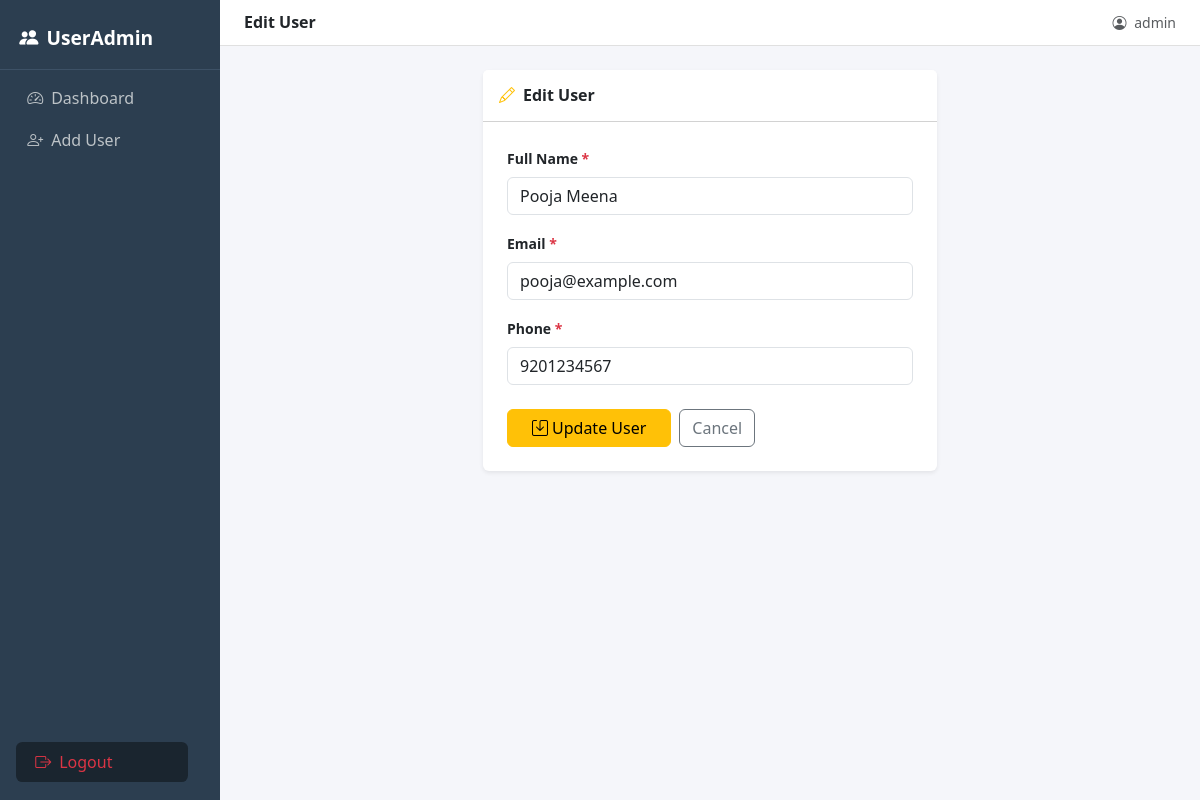
Page /index.php?action=edit&id=8 (signed in) on the committed database.
### tables this page shows
CREATE TABLE users (
    id         INT AUTO_INCREMENT PRIMARY KEY,
    name       VARCHAR(100) NOT NULL,
    email      VARCHAR(100) NOT NULL UNIQUE,
    phone      VARCHAR(15)  NOT NULL,
    created_at TIMESTAMP DEFAULT CURRENT_TIMESTAMP
);

### controllers/UserController.php (called while the page is built, shortened)
<?php
require_once __DIR__ . '/../models/User.php';
class UserController {
    private $user;
    public function __construct() {
        $this->user = new User();
    }
    public function edit() {
        $id   = (int)($_GET['id'] ?? 0);
        $user = $this->user->getById($id);
        require __DIR__ . '/../views/users/edit.php';
    }
}

### config/db.php (called while the page is built, shortened)
<?php
function getDB() {
    static $pdo = null;
    if ($pdo === null) {
        try {
            $pdo = new PDO(
                "mysql:host=" . DB_HOST . ";dbname=" . DB_NAME . ";charset=utf8",
                DB_USER,
                DB_PASS
            );
            $pdo->setAttribute(PDO::ATTR_ERRMODE, PDO::ERRMODE_EXCEPTION);
            $pdo->setAttribute(PDO::ATTR_DEFAULT_FETCH_MODE, PDO::FETCH_ASSOC);
        } catch (PDOException $e) {
            die("Database connection failed: " . $e->getMessage());
        }
    }
    return $pdo;
}

### models/User.php (called while the page is built, shortened)
<?php
require_once __DIR__ . '/../config/db.php';
class User {
    private $db;
    public function __construct() {
        $this->db = getDB();
    }
    public function getById($id) {
        $stmt = $this->db->prepare("SELECT * FROM users WHERE id = ?");
        $stmt->execute([$id]);
        return $stmt->fetch();
    }
}

### views/users/edit.php (the view, shortened to what this page needs)
<?php $pageTitle = 'Edit User'; require __DIR__ . '/../layout/header.php'; ?>
<div class="row justify-content-center">
    <div class="col-lg-6">
        <div class="card border-0 shadow-sm">
            <div class="card-header bg-white py-3">
                <h6 class="mb-0 fw-semibold">
                    <i class="bi bi-pencil me-2 text-warning"></i>Edit User
                </h6>
            </div>
            <div class="card-body p-4">
                <form method="POST" action="index.php?action=update">
                    <div class="mb-3">
                        <label class="form-label fw-semibold small">Full Name <span class="text-danger">*</span></label>
                        <input type="text" name="name" class="form-control" required
                               value="<?= htmlspecialchars($user['name']) ?>">
                    </div>
                    <div class="mb-3">
                        <label class="form-label fw-semibold small">Email <span class="text-danger">*</span></label>
                        <input type="email" name="email" class="form-control" required
                               value="<?= htmlspecialchars($user['email']) ?>">
                    </div>
                    <div class="mb-4">
                        <label class="form-label fw-semibold small">Phone <span class="text-danger">*</span></label>
                        <input type="text" name="phone" class="form-control" required maxlength="15"
                               value="<?= htmlspecialchars($user['phone']) ?>">
                    </div>
                    <div class="d-flex gap-2">
                        <button type="submit" class="btn btn-warning px-4">
                            <i class="bi bi-save me-1"></i>Update User
                        </button>
                        <a href="index.php" class="btn btn-outline-secondary">Cancel</a>
                    </div>
                </form>
            </div>
        </div>
    </div>
</div>
<?php require __DIR__ . '/../layout/footer.php'; ?>

### views/layout/header.php (style rules this page uses)
body { background: #f5f6fa; }

### rows in the picture
users: name "Pooja Meena", email "pooja@example.com", phone "9201234567"

### other values in the picture
$pageTitle "Edit User"
$_SESSION['admin_username'] "admin"
